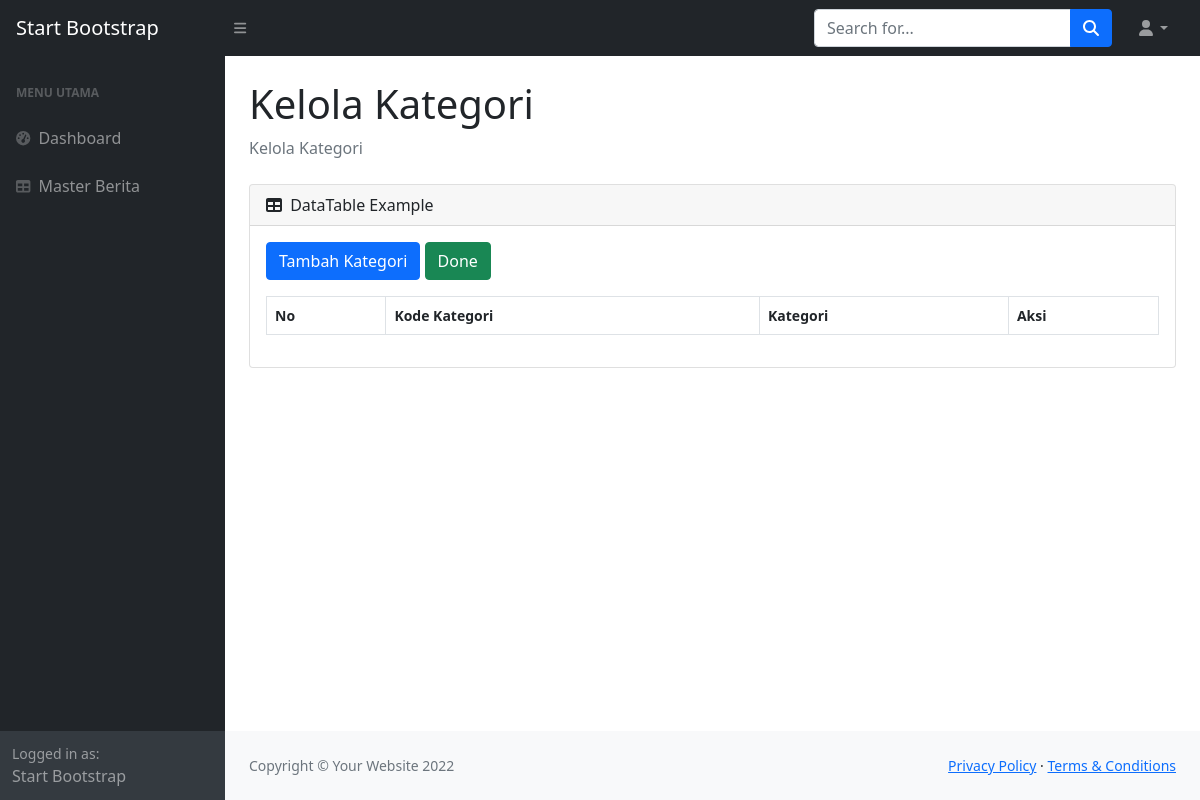
Before: /index.php?page=kategori (signed in) with the older database file.
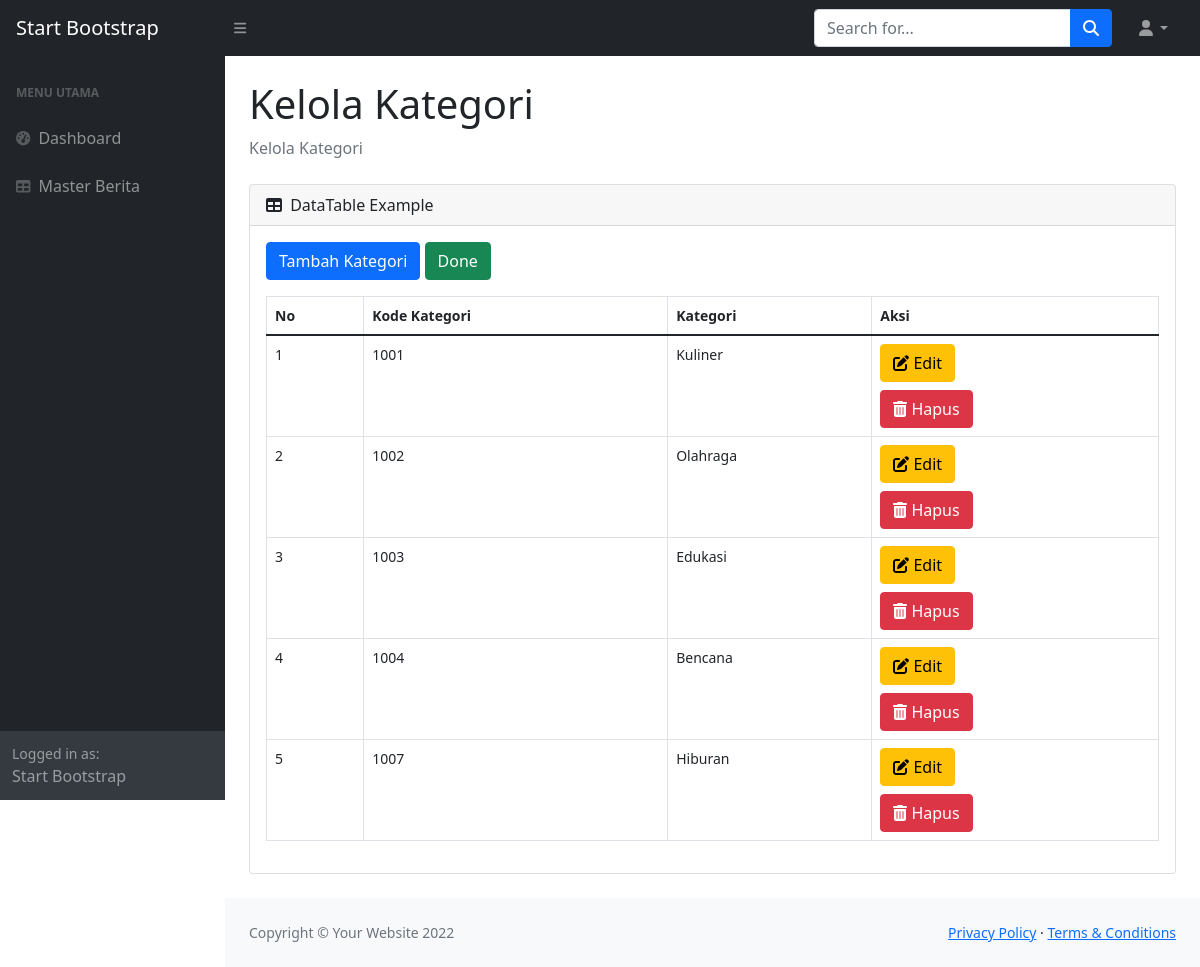
After: the same page with the newer database file.
### tables this page shows
CREATE TABLE `kategori` (
  `kode_kategori` int(4) NOT NULL,
  `kategori` varchar(30) NOT NULL
);

### pages/kategori/kategori.php (the view, shortened to what this page needs)
<div class="container-fluid px-4">
    <h1 class="mt-4">Kelola Kategori</h1>
    <ol class="breadcrumb mb-4">
        <li class="breadcrumb-item active">Kelola Kategori</li>
    </ol>
    <div class="card mb-4">
        <div class="card-header">
            DataTable Example
        </div>
        <div class="card-body">
            <a href="index.php?page=add_kategori" class="btn btn-primary mb-3">Tambah Kategori</a>
            <a href="index.php?page=master_berita" class="btn btn-success mb-3">Done</a>
            <div class="dataTable-wrapper dataTable-loading no-footer sortable searchable fixed-columns">
                <div class="dataTable-container">
                    <table id="datatablesSimple" class="dataTable-table">
                        <thead>
                            <tr>
                                <th>No</th>
                                <th>Kode Kategori</th>
                                <th>Kategori</th>
                                <th>Aksi</th>
                            </tr>
                        </thead>
                        <tbody>
                            <?php
                            include "connection.php";
                            $select = "SELECT kode_kategori,kategori FROM kategori ";
                            $query = mysqli_query($conn, $select) or die(mysqli_error($conn));
                            $no = 1;
                            while ($row = mysqli_fetch_array($query)) {
                            ?>
                                <tr>
                                    <td><?=$no++ ?></td>
                                    <td><?=$row['kode_kategori'] ?></td>
                                    <td><?=$row['kategori'] ?></td>
                                    <td>
                                        <a class="btn btn-warning mb-2" href="index.php?page=edit_kategori&kode_kategori=<?php echo $row['kode_kategori'] ?>"><i class="fa-solid fa-pen-to-square"></i>  Edit</a><br>
                                        <a class="btn btn-danger " href="actions_kategori/delete_kategori.php?id_berita=<?php echo $row['kode_kategori'] . '&gambar=' . $row['gambar'] ?>"><i class="fa-solid fa-trash-can"></i>   Hapus</a>
                                    </td>
                                </tr>
                            <?php
                            }
                            ?>
                        </tbody>
                    </table>
                </div>
            </div>
        </div>
    </div>
</div>

### index.php (shortened to what this page needs)
<!DOCTYPE html>
<html lang="en">
<head>
    <link href="https://cdn.jsdelivr.net/npm/simple-datatables@latest/dist/style.css" rel="stylesheet" />
    <link href="css/styles.css" rel="stylesheet" />
</head>
<body class="sb-nav-fixed">
    <?php include "partials/navbar.php" ?>
    <div id="layoutSidenav">
        <?php include "partials/sidenav.php"  ?>
        <div id="layoutSidenav_content">
            <main>
                <?php
                if (isset($_GET['page'])) {
                    switch ($_GET['page']) {
                        case 'kategori':
                            include "pages/kategori/kategori.php";
                            break;
                    }
                }
                ?>
            </main>
            <?php include "partials/footer.php" ?>
        </div>
    </div>
</body>
</html>

### partials/navbar.php (shortened to what this page needs)
<nav class="sb-topnav navbar navbar-expand navbar-dark bg-dark">
            <a class="navbar-brand ps-3" href="index.html">Start Bootstrap</a>
            <button class="btn btn-link btn-sm order-1 order-lg-0 me-4 me-lg-0" id="sidebarToggle" href="#!"><i class="fas fa-bars"></i></button>
            <form class="d-none d-md-inline-block form-inline ms-auto me-0 me-md-3 my-2 my-md-0">
                <div class="input-group">
                    <input class="form-control" type="text" placeholder="Search for..." aria-label="Search for..." aria-describedby="btnNavbarSearch" />
                    <button class="btn btn-primary" id="btnNavbarSearch" type="button"><i class="fas fa-search"></i></button>
                </div>
            </form>
            <ul class="navbar-nav ms-auto ms-md-0 me-3 me-lg-4">
                <li class="nav-item dropdown">
                    <a class="nav-link dropdown-toggle" id="navbarDropdown" href="#" role="button" data-bs-toggle="dropdown" aria-expanded="false"><i class="fas fa-user fa-fw"></i></a>
                </li>
            </ul>
        </nav>

### partials/sidenav.php
<div id="layoutSidenav_nav">
                <nav class="sb-sidenav accordion sb-sidenav-dark" id="sidenavAccordion">
                    <div class="sb-sidenav-menu">
                        <div class="nav">
                            <div class="sb-sidenav-menu-heading">Menu Utama</div>
                            <a class="nav-link" href="index.php?page=dashboard">
                                <div class="sb-nav-link-icon"><i class="fas fa-tachometer-alt"></i></div>
                                Dashboard
                            </a>
                            <a class="nav-link" href="index.php?page=master_berita">
                                <div class="sb-nav-link-icon"><i class="fas fa-table"></i></div>
                                Master Berita
                            </a>
                        </div>
                    </div>
                    <div class="sb-sidenav-footer">
                        <div class="small">Logged in as:</div>
                        Start Bootstrap
                    </div>
                </nav>
            </div>

### partials/footer.php
<footer class="py-4 bg-light mt-auto">
    <div class="container-fluid px-4">
        <div class="d-flex align-items-center justify-content-between small">
            <div class="text-muted">Copyright &copy; Your Website 2022</div>
            <div>
                <a href="#">Privacy Policy</a>
                &middot;
                <a href="#">Terms &amp; Conditions</a>
            </div>
        </div>
    </div>
</footer>

Changed rows visible on the page:
added kategori: kode_kategori "1001", kategori "Kuliner"
added kategori: kode_kategori "1002", kategori "Olahraga"
added kategori: kode_kategori "1003", kategori "Edukasi"
added kategori: kode_kategori "1004", kategori "Bencana"
added kategori: kode_kategori "1007", kategori "Hiburan"
